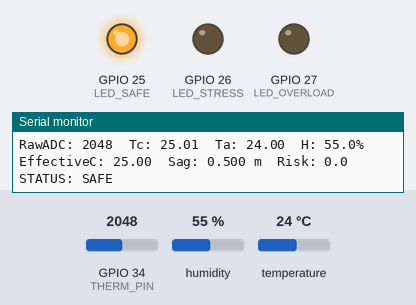
This program was run on a simulated ESP32. On the bench: output pins drawn as LEDs (lit = HIGH), the last lines printed to the serial monitor. The inputs (shaded band) are chosen by the test bench; at power-on: temperature 24 °C, GPIO 34 (THERM_PIN) = 2048, humidity 55 %.

Above: at 2.2 s.
2.3 s: temperature set to 21 °C
4.3 s: temperature set to 18 °C
At 6.3 s:
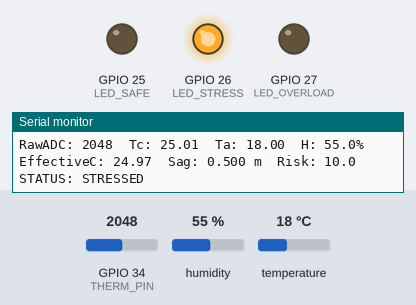
6.7 s: GPIO 34 (THERM_PIN) set to 2153
8.4 s: GPIO 34 (THERM_PIN) set to 2261
At 10.5 s:
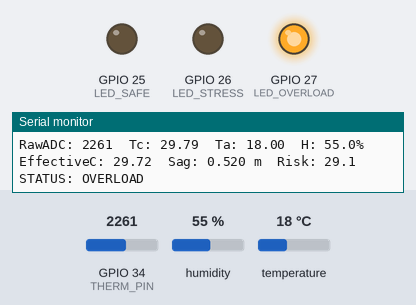
10.8 s: GPIO 34 (THERM_PIN) set to 2113
12.6 s: GPIO 34 (THERM_PIN) set to 2016
At 13.9 s:
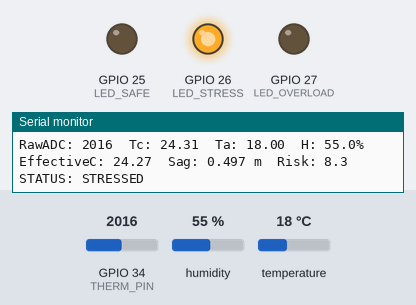
Timing chart, 0 to 15.6 s (numbered marks = the images above; inputs shaded):
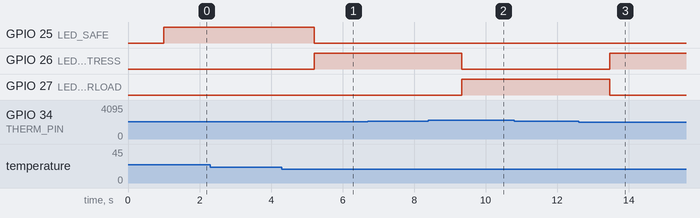

The program:

main.cpp
```cpp
#include <Arduino.h>
#include <DHT.h>
#include <math.h>

#ifndef LED_BUILTIN
#define LED_BUILTIN 2
#endif

// ---- DHT configuration ----
#define DHTPIN 14
#define DHTTYPE DHT11
DHT dht(DHTPIN, DHTTYPE);

// ---- Thermistor ADC pin ----
const int THERM_PIN = 34;

// ---- Thermistor parameters ----
const float SERIES_RESISTOR = 10000.0f;
const float NOMINAL_RESISTANCE = 10000.0f;
const float NOMINAL_TEMPERATURE = 25.0f; // °C
const float BETA_COEFFICIENT = 3950.0f;
const float ADC_MAX = 4095.0f;
const float VCC = 3.3f;

// ---- Status LEDs ----
const int LED_SAFE = 25;
const int LED_STRESS = 26;
const int LED_OVERLOAD = 27;

// ---- Sag model constants (tune for your demo) ----
// Span length between supports (meters)
const float SAG_SPAN_L = 30.0f;
// Reference conductor temperature (°C) when sag was measured
const float SAG_T0 = 25.0f;
// Baseline sag at T0 (meters)
const float SAG_S0 = 0.50f;
// Linear thermal expansion coefficient (per °C)
const float SAG_ALPHA = 19e-6f;

// Sag risk calibration: when sag exceeds SAG_START it starts adding risk,
// and at SAG_MAX it contributes full sag risk.
const float SAG_START = SAG_S0 + 0.05f; // m
const float SAG_MAX = SAG_S0 + 0.25f;   // m

// ---- Status / data types ----
enum Status { STATUS_SAFE, STATUS_STRESSED, STATUS_OVERLOAD };

struct SensorReadings {
  int conductorRaw;
  float conductorTempC;
  float ambientTempC;
  float humidityPercent;
};

struct StatusDecision {
  Status status;
  float riskScore;
  float effectiveConductorTempC;
  float sagMeters;
};

// ---------- Helper functions ----------

float clamp01(float value) {
  if (value < 0.0f)
    return 0.0f;
  if (value > 1.0f)
    return 1.0f;
  return value;
}

int readAverageAdc(uint8_t samples = 8) {
  long total = 0;
  for (uint8_t i = 0; i < samples; i++) {
    total += analogRead(THERM_PIN);
    delay(5);
  }
  return total / samples;
}

float readThermistorC(int adc) {
  if (adc <= 0 || adc >= ADC_MAX)
    return NAN;
  const float voltage = (adc / ADC_MAX) * VCC;
  if (voltage <= 0.0f || voltage >= VCC)
    return NAN;
  const float rTherm = SERIES_RESISTOR * (VCC / voltage - 1.0f);
  if (rTherm <= 0.0f)
    return NAN;

  const float t0 = NOMINAL_TEMPERATURE + 273.15f;
  const float invT = (1.0f / t0) + (1.0f / BETA_COEFFICIENT) *
                                       log(rTherm / NOMINAL_RESISTANCE);
  return (1.0f / invT) - 273.15f; // °C
}

SensorReadings readSensors() {
  SensorReadings readings;
  readings.conductorRaw = readAverageAdc();
  readings.conductorTempC = readThermistorC(readings.conductorRaw);
  readings.ambientTempC = dht.readTemperature();
  readings.humidityPercent = dht.readHumidity();
  return readings;
}

float computeHumidityCoolingFactor(float humidityPercent) {
  if (isnan(humidityPercent))
    return 1.0f;
  const float normalizedHumidity = (humidityPercent - 50.0f) / 50.0f;
  return 1.0f + normalizedHumidity * 0.06f;
}

// Predicted sag from conductor temperature using a parabolic approximation:
// s(T) ≈ s0 + α·ΔT·L² / (8·h0), with h0 ≈ s0 for a level span.
float predictSagMeters(float conductorTempC) {
  if (isnan(conductorTempC))
    return NAN;
  const float dT = conductorTempC - SAG_T0;
  const float h0 = SAG_S0;
  const float dS = (SAG_ALPHA * dT * SAG_SPAN_L * SAG_SPAN_L) / (8.0f * h0);
  return SAG_S0 + dS;
}

// ---------- Risk + status ----------

StatusDecision evaluateStatus(const SensorReadings &readings) {
  StatusDecision decision = {STATUS_OVERLOAD, 100.0f, NAN, NAN};

  if (isnan(readings.conductorTempC) || isnan(readings.ambientTempC) ||
      isnan(readings.humidityPercent)) {
    return decision;
  }

  const float humidityCoolingFactor =
      computeHumidityCoolingFactor(readings.humidityPercent);
  const float conductorRiseC =
      max(0.0f, readings.conductorTempC - readings.ambientTempC);
  const float effectiveConductorTempC =
      readings.ambientTempC + conductorRiseC / humidityCoolingFactor;

  const float sagMeters = predictSagMeters(readings.conductorTempC);

  // Base scores (0–1)
  const float conductorScore =
      clamp01((effectiveConductorTempC - 28.0f) / 12.0f);
  const float ambientScore = clamp01((readings.ambientTempC - 24.0f) / 8.0f);
  const float thermalRiseScore = clamp01((conductorRiseC - 3.0f) / 10.0f);

  // Sag score (0–1) between SAG_START and SAG_MAX
  float sagScore = 0.0f;
  if (!isnan(sagMeters)) {
    sagScore = clamp01((sagMeters - SAG_START) / (SAG_MAX - SAG_START));
  }

  // New risk weighting: sag contributes directly
  float riskScore = 100.0f * (conductorScore * 0.50f + ambientScore * 0.10f +
                              thermalRiseScore * 0.25f + sagScore * 0.15f);

  if (readings.humidityPercent < 35.0f)
    riskScore += 3.0f;
  else if (readings.humidityPercent > 75.0f)
    riskScore -= 2.0f;
  if (riskScore < 0.0f)
    riskScore = 0.0f;

  // Hysteresis thresholds (unchanged)
  static Status prevStatus = STATUS_SAFE;

  const bool enterStressed =
      (readings.conductorTempC >= 32.0f || effectiveConductorTempC >= 30.5f ||
       conductorRiseC >= 6.0f || riskScore >= 32.0f);

  const bool exitStressed =
      (readings.conductorTempC < 29.0f && effectiveConductorTempC < 28.5f &&
       conductorRiseC < 3.5f && riskScore < 24.0f);

  const bool enterOverload =
      (readings.conductorTempC >= 37.0f || effectiveConductorTempC >= 35.0f ||
       conductorRiseC >= 10.5f || riskScore >= 66.0f);

  const bool exitOverload =
      (readings.conductorTempC < 33.0f && effectiveConductorTempC < 32.0f &&
       conductorRiseC < 7.5f && riskScore < 55.0f);

  switch (prevStatus) {
  case STATUS_SAFE:
    if (enterOverload)
      prevStatus = STATUS_OVERLOAD;
    else if (enterStressed)
      prevStatus = STATUS_STRESSED;
    break;
  case STATUS_STRESSED:
    if (enterOverload)
      prevStatus = STATUS_OVERLOAD;
    else if (exitStressed)
      prevStatus = STATUS_SAFE;
    break;
  case STATUS_OVERLOAD:
    if (exitOverload)
      prevStatus = STATUS_STRESSED;
    break;
  }

  decision.status = prevStatus;
  decision.riskScore = riskScore;
  decision.effectiveConductorTempC = effectiveConductorTempC;
  decision.sagMeters = sagMeters;
  return decision;
}

// ---------- UI helpers ----------

const char *statusToText(Status status) {
  switch (status) {
  case STATUS_SAFE:
    return "SAFE";
  case STATUS_STRESSED:
    return "STRESSED";
  default:
    return "OVERLOAD";
  }
}

void setStatusLED(Status status) {
  digitalWrite(LED_SAFE, status == STATUS_SAFE ? HIGH : LOW);
  digitalWrite(LED_STRESS, status == STATUS_STRESSED ? HIGH : LOW);
  digitalWrite(LED_OVERLOAD, status == STATUS_OVERLOAD ? HIGH : LOW);
}

// ---------- Arduino setup/loop ----------

void setup() {
  Serial.begin(115200);
  delay(1000);

  pinMode(THERM_PIN, INPUT);
  analogSetAttenuation(ADC_11db);

  pinMode(LED_SAFE, OUTPUT);
  pinMode(LED_STRESS, OUTPUT);
  pinMode(LED_OVERLOAD, OUTPUT);
  setStatusLED(STATUS_SAFE);

  dht.begin();

  Serial.println("Conductor monitor starting...");
  Serial.println("Using temp, humidity, and predicted sag in risk score.");
}

void loop() {
  const SensorReadings readings = readSensors();
  const StatusDecision decision = evaluateStatus(readings);

  if (isnan(readings.ambientTempC) || isnan(readings.humidityPercent)) {
    Serial.println("DHT read failed");
    delay(2000);
    return;
  }

  if (isnan(readings.conductorTempC)) {
    Serial.println("Thermistor read failed");
    setStatusLED(STATUS_OVERLOAD);
    delay(2000);
    return;
  }

  setStatusLED(decision.status);

  Serial.print("RawADC: ");
  Serial.print(readings.conductorRaw);
  Serial.print("  Tc: ");
  Serial.print(readings.conductorTempC, 2);
  Serial.print("  Ta: ");
  Serial.print(readings.ambientTempC, 2);
  Serial.print("  H: ");
  Serial.print(readings.humidityPercent, 1);
  Serial.print("%  EffectiveC: ");
  Serial.print(decision.effectiveConductorTempC, 2);
  Serial.print("  Sag: ");
  if (isnan(decision.sagMeters)) {
    Serial.print("NaN");
  } else {
    Serial.print(decision.sagMeters, 3);
    Serial.print(" m");
  }
  Serial.print("  Risk: ");
  Serial.print(decision.riskScore, 1);
  Serial.print("  STATUS: ");
  Serial.println(statusToText(decision.status));

  delay(2000);
}
```

Measured:
- the behaviour switches between 20 and 19 °C on temperature (found by bisection; images 0 and 1)
- the behaviour switches between 2204 and 2205 on GPIO 34 (THERM_PIN) (found by bisection; images 1 and 2)
- the behaviour switches between 2071 and 2070 on GPIO 34 (THERM_PIN) (found by bisection; images 2 and 3)
- after the input at 4.3 s, GPIO 25 (LED_SAFE): HIGH → LOW after 0.90 s; GPIO 26 (LED_STRESS): LOW → HIGH after 0.90 s
- after the input at 8.4 s, GPIO 26 (LED_STRESS): HIGH → LOW after 0.94 s; GPIO 27 (LED_OVERLOAD): LOW → HIGH after 0.94 s
- after the input at 12.6 s, GPIO 26 (LED_STRESS): LOW → HIGH after 0.87 s; GPIO 27 (LED_OVERLOAD): HIGH → LOW after 0.87 s
